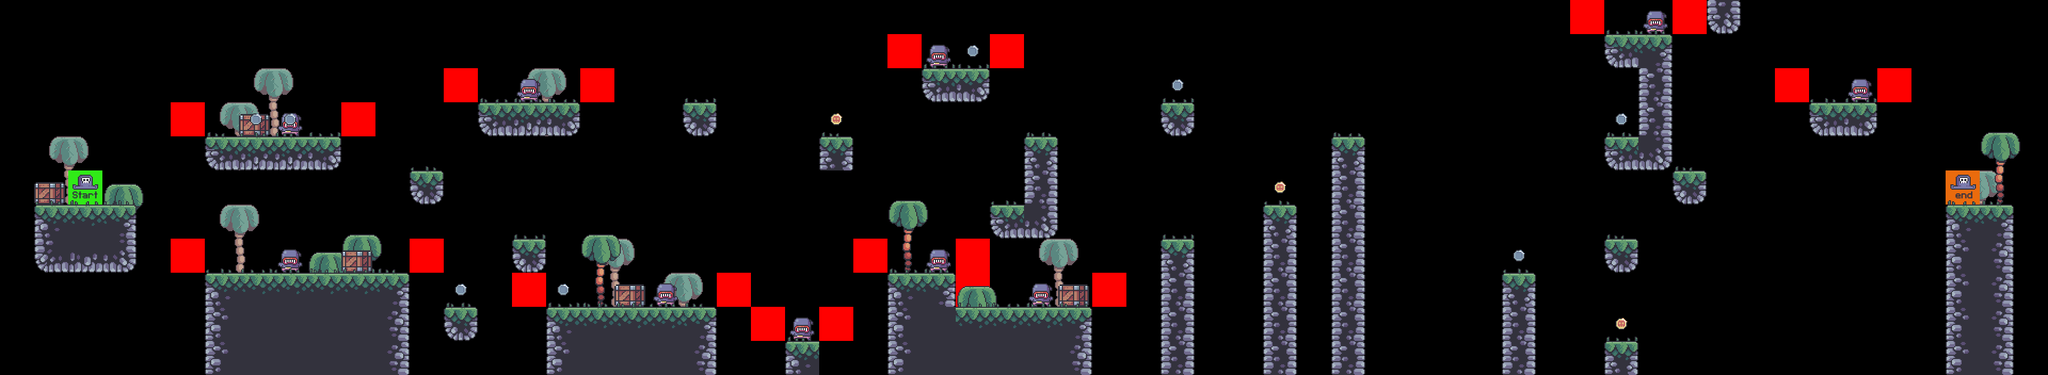

The image is a tile-based game level rendered from a .tmx file. Its description and source (layers, tilesets, objects; grid data summarised) follow:
An orthogonal 60x11 tile map with 64x64 px tiles, 9 tile layers (constraints, bg_palms, fg_palms, terrain, ...), 7 tilesets.

<map version="1.8" tiledversion="1.8.5" orientation="orthogonal" renderorder="right-down" width="60" height="11" tilewidth="64" tileheight="64" infinite="0" nextlayerid="10" nextobjectid="1">
 <tileset firstgid="1" source="../tilesets/terrain_tiles.tsx" />
 <tileset firstgid="17" source="../tilesets/coin_tiles.tsx" />
 <tileset firstgid="19" source="../tilesets/grass.tsx" />
 <tileset firstgid="24" source="../tilesets/palms.tsx" />
 <tileset firstgid="27" source="../tilesets/crate.tsx" />
 <tileset firstgid="28" source="../tilesets/player_tiles.tsx" />
 <tileset firstgid="30" source="../tilesets/enemy_tile.tsx" />
 <layer id="9" name="constraints" width="60" height="11">
  <data>[660 cells, 20 non-empty, 1 distinct tile ids]</data>
 </layer>
 <layer id="5" name="bg_palms" width="60" height="11">
  <data>[660 cells, 9 non-empty, 1 distinct tile ids]</data>
 </layer>
 <layer id="4" name="fg_palms" width="60" height="11">
  <data>[660 cells, 7 non-empty, 2 distinct tile ids]</data>
 </layer>
 <layer id="1" name="terrain" width="60" height="11">
  <data>[660 cells, 109 non-empty, 16 distinct tile ids]</data>
 </layer>
 <layer id="6" name="crates" width="60" height="11">
  <data>[660 cells, 5 non-empty, 1 distinct tile ids]</data>
 </layer>
 <layer id="8" name="enemies" width="60" height="11">
  <data>[660 cells, 10 non-empty, 1 distinct tile ids]</data>
 </layer>
 <layer id="2" name="coins" width="60" height="11">
  <data>[660 cells, 11 non-empty, 2 distinct tile ids]</data>
 </layer>
 <layer id="7" name="player" width="60" height="11">
  <data>[660 cells, 2 non-empty, 2 distinct tile ids]</data>
 </layer>
 <layer id="3" name="grass" width="60" height="11">
  <data>[660 cells, 52 non-empty, 5 distinct tile ids]</data>
 </layer>
</map>
